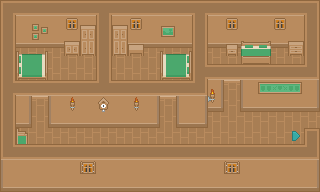

This game map was drawn from its Tiled (.tmx) file and the tilesets committed beside it. A one-line description and the trimmed map source follow:
An orthogonal 20x12 tile map with 16x16 px tiles, 8 tile layers (Ground Terrain, Ground Overlay, Below0, Below1, ...), 4 hidden layers not drawn.

<map version="1.5" tiledversion="1.7.2" orientation="orthogonal" renderorder="right-down" width="20" height="12" tilewidth="16" tileheight="16" infinite="0" nextlayerid="13" nextobjectid="1">
 <editorsettings>
  <export target="Outpost Cottage 2.json" format="json" />
 </editorsettings>
 <tileset firstgid="1" source="tiles.tsx" />
 <layer id="9" name="Teleporter:World,0,8,0,right," width="20" height="12" visible="0" locked="1">
  <data>[240 cells, 3 non-empty, 1 distinct tile ids]</data>
 </layer>
 <layer id="10" name="Region:Outpost Inn:noattack:nomonster:" width="20" height="12" visible="0" locked="1">
  <data>[240 cells, 240 non-empty, 1 distinct tile ids]</data>
 </layer>
 <layer id="12" name="Npc:bob:waypoints" width="20" height="12" visible="0" locked="1">
  <data>[240 cells, 3 non-empty, 1 distinct tile ids]</data>
 </layer>
 <layer id="8" name="Collision:0" width="20" height="12" visible="0" locked="1">
  <data>[240 cells, 153 non-empty, 5 distinct tile ids]</data>
 </layer>
 <layer id="1" name="Ground Terrain" width="20" height="12">
  <data>[240 cells, 240 non-empty, 1 distinct tile ids]</data>
 </layer>
 <layer id="2" name="Ground Overlay" width="20" height="12">
  <data>[240 cells, 1 non-empty, 1 distinct tile ids]</data>
 </layer>
 <layer id="3" name="Below0" width="20" height="12">
  <data>[240 cells, 65 non-empty, 13 distinct tile ids]</data>
 </layer>
 <layer id="4" name="Below1" width="20" height="12">
  <data>[240 cells, 0 non-empty, 0 distinct tile ids]</data>
 </layer>
 <layer id="5" name="BelowOffset" width="20" height="12" offsetx="0" offsety="8">
  <data>[240 cells, 15 non-empty, 13 distinct tile ids]</data>
 </layer>
 <layer id="6" name="Above0" width="20" height="12">
  <data>[240 cells, 139 non-empty, 19 distinct tile ids]</data>
 </layer>
 <layer id="7" name="Above1" width="20" height="12">
  <data>[240 cells, 12 non-empty, 7 distinct tile ids]</data>
 </layer>
 <layer id="11" name="AboveOffset" width="20" height="12" offsetx="0" offsety="8">
  <data>[240 cells, 5 non-empty, 4 distinct tile ids]</data>
 </layer>
</map>